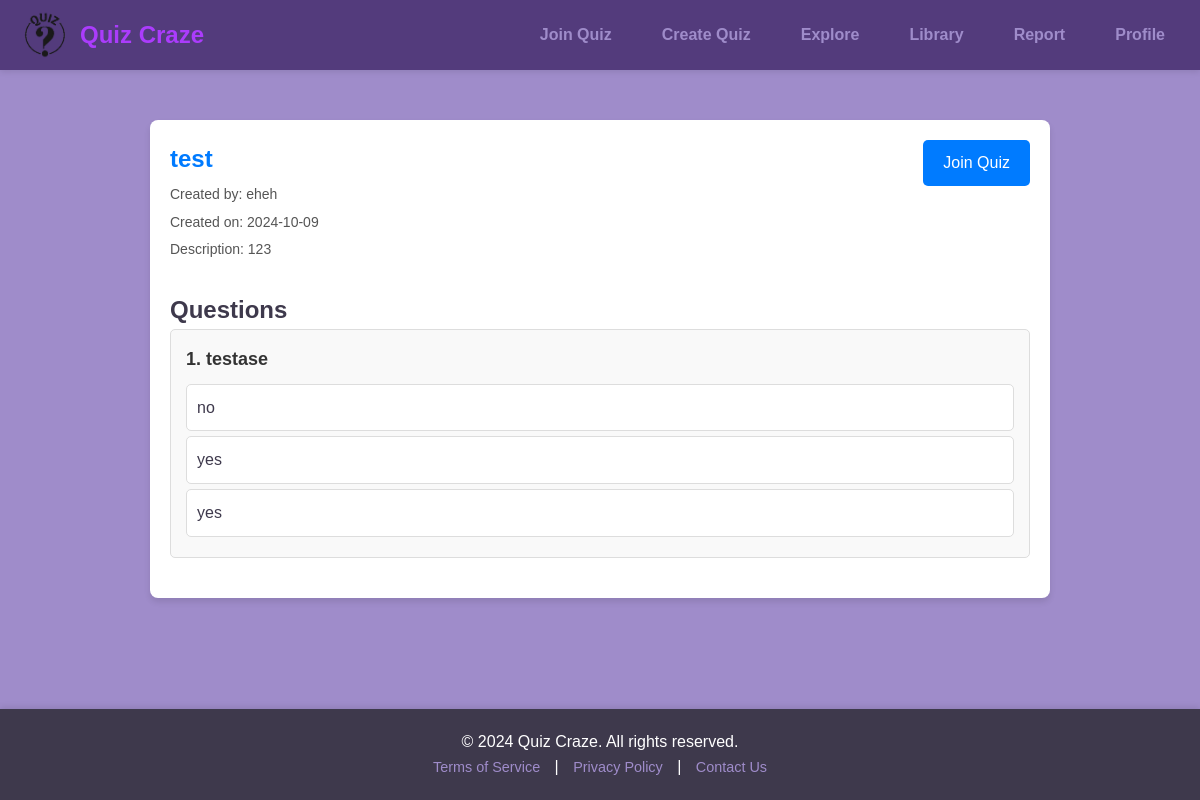
/explore/quiz_details.php?quizID=72, run on the app's committed database.
### tables this page shows
CREATE TABLE IF NOT EXISTS `quiz` (
  `quizId` int NOT NULL AUTO_INCREMENT,
  `title` varchar(255) NOT NULL,
  `description` varchar(1000) NOT NULL,
  `userId` int NOT NULL,
  `created_at` date NOT NULL,
  PRIMARY KEY (`quizId`),
  KEY `userId` (`userId`)
);

CREATE TABLE IF NOT EXISTS `user` (
  `userId` int NOT NULL AUTO_INCREMENT,
  `username` varchar(50) NOT NULL,
  `email` varchar(255) NOT NULL,
  `password` varchar(255) NOT NULL,
  `role` varchar(50) NOT NULL,
  PRIMARY KEY (`userId`)
);

CREATE TABLE IF NOT EXISTS `question` (
  `questionId` int NOT NULL AUTO_INCREMENT,
  `questionText` varchar(1000) NOT NULL,
  `questionType` varchar(50) NOT NULL,
  `quizId` int NOT NULL,
  `answerText` varchar(1000) NOT NULL,
  `point` int NOT NULL,
  PRIMARY KEY (`questionId`),
  KEY `question_ibfk_1` (`quizId`)
);

### explore/quiz_details.php (the view, shortened to what this page needs)
<?php
include 'db.php';
$quizID = intval($_GET['quizID']);
$query = "
SELECT q.title, q.description, u.username AS createdBy, q.created_at, q.quizId
FROM quiz q
JOIN user u ON q.userId = u.userId
WHERE q.quizId = $quizID";
$result = mysqli_query($conn, $query);
$quiz = mysqli_fetch_assoc($result);
$questionsQuery = "
SELECT questionId, questionText, questionType, answerText, point
FROM question
WHERE quizId = $quizID";
$questionsResult = mysqli_query($conn, $questionsQuery);
$questions = mysqli_fetch_all($questionsResult, MYSQLI_ASSOC);
?>
<!DOCTYPE html>
<html lang="en">
<head>
</head>
<body>
<header>
    <div class="header-container">
        <div class="logo-container">
            <img src="../rwdd_logo.png" alt="logo" id="logo">
            <span class="site-name">Quiz Craze</span>
        </div>
        <nav class="nav-links" id="nav-links">
            <a href="../createQuiz/join.php">Join Quiz</a>
            <a href="../createQuiz/create.php">Create Quiz</a>
            <a href="../explore/explore.php">Explore</a>
            <a href="../library/LibraryPublished.php">Library</a>
            <a href="../report/reportMainPage.php">Report</a>
            <a href="../profile/profile.php">Profile</a>
        </nav>
    </div>
</header>
    <div class="container">
        <div class="quiz-header">
            <h1><?php echo htmlspecialchars($quiz['title']); ?></h1>
            <p>Created by: <?php echo htmlspecialchars($quiz['createdBy']); ?></p>
            <p>Created on: <?php echo htmlspecialchars($quiz['created_at']); ?></p>
            <p>Description: <?php echo htmlspecialchars($quiz['description']); ?></p>
            <div class="join-button">
                <a href="../createQuiz/quiz.php?quizId=<?php echo htmlspecialchars($quiz['quizId']); ?>">Join Quiz</a>
            </div>
        </div>
        <div class="questions">
            <h2>Questions</h2>
            <?php if (!empty($questions)): ?>
                <?php foreach ($questions as $index => $question): ?>
                    <div class="question">
                        <h3><?php echo ($index + 1) . ". " . htmlspecialchars($question['questionText']); ?></h3>
                        <div class="answers">
                            <ul>
                                <?php foreach ($question['answerText'] as $answer): ?>
                                    <li><?php echo htmlspecialchars($answer['text']); ?></li>
                                <?php endforeach; ?>
                            </ul>
                        </div>
                    </div>
                <?php endforeach; ?>
            <?php else: ?>
                <p>No questions found for this quiz.</p>
            <?php endif; ?>
        </div>
    </div>
<footer>
<div class="footer-container">
    <p>&copy; 2024 Quiz Craze. All rights reserved.</p>
    <div class="footer-links">
        <a href="../terms/terms.php">Terms of Service</a> |
        <a href="../privacy/privacy.php">Privacy Policy</a> |
        <a href="../contact/contact.php">Contact Us</a>
    </div>
</div>
</footer>
</body>
</html>

### explore/quiz_details.php (style rules this page uses)
* { margin: 0; padding: 0; box-sizing: border-box; font-family: "Montserrat", sans-serif; }
:root { --primary-light: #AB3CFC; --primary-medium: #7E6DF3; --primary-dark: #533B7C; --accent-light: #7C589A; --accent-medium: #9F8CCA; --neutral-dark: #3E394C; }
body { background-color: var(--accent-medium); color: var(--neutral-dark); line-height: 1.6; }
header { background-color: var(--primary-dark); color: #fff; box-shadow: 0 2px 6px rgba(0, 0, 0, 0.1); position: sticky; top: 0; z-index: 1000; }
.header-container { max-width: 1200px; margin: 0 auto; display: flex; justify-content: space-between; align-items: center; padding: 10px 20px; }
.logo-container { display: flex; align-items: center; gap: 10px; }
.logo-container #logo { width: 50px; height: 50px; }
.logo-container .site-name { font-size: 1.5rem; font-weight: bold; color: var(--primary-light); }
.nav-links { display: flex; gap: 20px; }
.nav-links a { color: var(--accent-medium); text-decoration: none; font-size: 1rem; font-weight: 600; padding: 8px 15px; transition: color 0.3s ease, background-color 0.3s ease; border-radius: 5px; }
.container { max-width: 900px; margin: 50px auto; padding: 20px; background: #ffffff; border-radius: 8px; box-shadow: 0 4px 6px rgba(0, 0, 0, 0.1); }
.quiz-header { margin-bottom: 30px; position: relative; }
.quiz-header h1 { font-size: 24px; margin: 0; color: #007bff; }
.quiz-header p { margin: 5px 0; font-size: 14px; color: #555; }
.quiz-header .join-button { position: absolute; top: 0; right: 0; }
.join-button a { display: inline-block; padding: 10px 20px; background-color: #007bff; color: #fff; text-decoration: none; font-size: 16px; border-radius: 5px; transition: background-color 0.3s; }
.question { margin-bottom: 20px; padding: 15px; border: 1px solid #ddd; border-radius: 5px; background-color: #f9f9f9; }
.question h3 { margin: 0 0 10px; font-size: 18px; color: #333; }
.answers { margin-top: 10px; }
.answers ul { list-style: none; padding: 0; }
.answers ul li { margin-bottom: 5px; padding: 10px; border: 1px solid #ddd; border-radius: 5px; background: #ffffff; }
footer { background-color: var(--neutral-dark); color: #fff; padding: 20px; text-align: center; position: fixed; bottom: 0; width: 100%; box-shadow: 0 -2px 6px rgba(0, 0, 0, 0.1); }
.footer-container { display: flex; flex-direction: column; align-items: center; }
.footer-links a { color: var(--accent-medium); text-decoration: none; margin: 0 10px; font-size: 0.9rem; transition: color 0.3s ease; }

### data on the page
quiz: title "test", userId.username "eheh", created_at "2024-10-09", description "123"
question: questionText "testase", text "no", text "yes"
